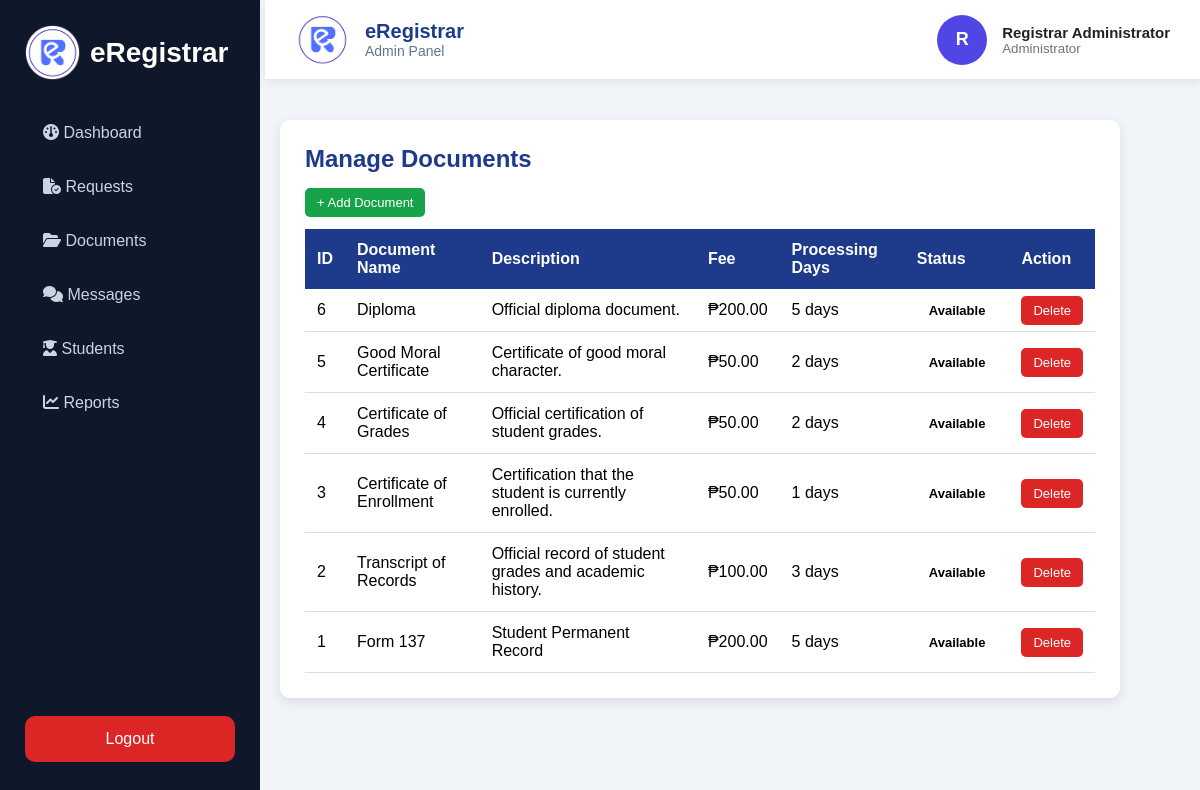
The app's page /admin/documents.php (signed in) with its own data.
### tables this page shows
CREATE TABLE `documents` (
  `document_id` int(11) NOT NULL,
  `document_name` varchar(100) NOT NULL,
  `description` text DEFAULT NULL,
  `fee` decimal(10,2) DEFAULT 0.00,
  `processing_days` int(11) DEFAULT 0,
  `requirements` text DEFAULT NULL,
  `status` enum('Available','Unavailable') DEFAULT 'Available',
  `created_at` timestamp NOT NULL DEFAULT current_timestamp()
);

### admin/documents.php (the view, shortened to what this page needs)
<?php
require_once __DIR__ . "/../includes/db.php";
$query = "SELECT * FROM documents ORDER BY document_id DESC";
$result = mysqli_query($conn,$query);
?>
<!DOCTYPE html>
<html>
<head>
<link rel="stylesheet" href="../assets/css/dashboard.css">
<link rel="stylesheet" href="../assets/css/admin.css">
</head>
<body>
<?php include("sidebar.php"); ?>
<div class="admin-content">
<?php include("header.php"); ?>
<div class="container">
<h2>Manage Documents</h2>
<a href="add_document.php" class="btn approve">
+ Add Document
</a>
<br><br>
<table>
<tr>
<th>ID</th>
<th>Document Name</th>
<th>Description</th>
<th>Fee</th>
<th>Processing Days</th>
<th>Status</th>
<th>Action</th>
</tr>
<?php while($row=mysqli_fetch_assoc($result)){ ?>
<tr>
<td>
<?php echo $row['document_id']; ?>
</td>
<td>
<?php echo htmlspecialchars($row['document_name']); ?>
</td>
<td>
<?php echo htmlspecialchars($row['description']); ?>
</td>
<td>
₱<?php echo number_format($row['fee'],2); ?>
</td>
<td>
<?php echo $row['processing_days']; ?> days
</td>
<td>
<span class="status
<?php echo strtolower($row['status']); ?>">
<?php echo $row['status']; ?>
</span>
</td>
<td>
<a class="btn reject"
href="delete_document.php?id=<?php echo $row['document_id']; ?>"
onclick="return confirm('Delete this document?')">
Delete
</a>
</td>
</tr>
<?php } ?>
</table>
</div>
</div>
</body>
</html>

### admin/sidebar.php
<link rel="stylesheet"
href="https://cdnjs.cloudflare.com/ajax/libs/font-awesome/6.5.1/css/all.min.css">
<div class="sidebar">
<div class="sidebar-brand">
        <h2>
            <img src="../assets/images/logosss.png" class="portal-logo">
            eRegistrar
        </h2>
</div>
<a href="dashboard.php">
    <i class="fa-solid fa-gauge"></i>
    <span>Dashboard</span>
</a>
<a href="requests.php">
    <i class="fa-solid fa-file-circle-check"></i>
    <span>Requests</span>
</a>
<a href="documents.php">
    <i class="fa-solid fa-folder-open"></i>
    <span>Documents</span>
</a>
<a href="messages.php">
    <i class="fa-solid fa-comments"></i>
    <span>Messages</span>
</a>
<a href="students.php">
    <i class="fa-solid fa-user-graduate"></i>
    <span>Students</span>
</a>
<a href="reports.php">
    <i class="fa-solid fa-chart-line"></i>
    <span>Reports</span>
</a>
<a href="../logout.php" class="logout">
Logout
</a>
</div>

### admin/header.php
<div class="admin-header">
    <div class="brand">
        <img src="../assets/images/logosss.png" alt="eRegistrar Logo" class="portal-logo">
        <div class="brand-text">
            <h2>eRegistrar</h2>
            <span>Admin Panel</span>
        </div>
    </div>
    <div class="header-right">
        <div class="student-info">
            <div class="avatar">
                <?= strtoupper(substr($_SESSION['fullname'], 0, 1)); ?>
            </div>
            <div class="student-name">
                <strong><?= htmlspecialchars($_SESSION['fullname']); ?></strong>
                <small>Administrator</small>
            </div>
        </div>
    </div>
</div>

### assets/css/dashboard.css (style rules this page uses)
.admin-header { display:flex; justify-content:space-between; align-items:center; background:#fff; padding:18px 30px; border-radius:15px; box-shadow:0 5px 20px rgba(0,0,0,.08); margin-bottom:25px; }
.brand { display:flex; align-items:center; gap:15px; }
.portal-logo { width:55px; height:55px; object-fit:contain; }
.brand-text { display:flex; flex-direction:column; }
.brand-text h2 { margin:0; font-size:24px; color:#1e3a8a; }
.brand-text span { color:#777; font-size:14px; }
.header-right { display:flex; align-items:center; gap:20px; }
.student-info { display:flex; align-items:center; gap:12px; }
.avatar { width:48px; height:48px; border-radius:50%; background:#2563eb; color:#fff; display:flex; align-items:center; justify-content:center; font-size:20px; font-weight:bold; }
.student-name { display:flex; flex-direction:column; }
.student-name strong { font-size:15px; color:#222; }
.student-name small { color:#777; }
* { margin:0; padding:0; box-sizing:border-box; font-family:Arial, Helvetica, sans-serif; }
body { background:#f4f7fb; }
.admin-content { margin-left:260px; padding:25px; min-height:100vh; }
.container { margin-top:25px; }

### assets/css/admin.css (style rules this page uses)
body { background: #f4f6f9; font-family: Arial, sans-serif; }
.container { width: 100%; margin: 40px auto; background: white; padding: 25px; border-radius: 10px; box-shadow: 0 4px 12px rgba(0,0,0,0.1); }
h2 { color: #1e3a8a; margin-bottom: 20px; }
table { width: 100%; border-collapse: collapse; }
table th { background: #1e3a8a; color: white; padding: 12px; text-align: left; }
table td { padding: 12px; border-bottom: 1px solid #ddd; }
.status { padding: 6px 12px; border-radius: 20px; font-size: 13px; font-weight: bold; }
.btn { padding: 7px 12px; text-decoration: none; border-radius: 5px; color: white; font-size: 13px; }
.approve { background: #16a34a; margin-right: 8px; }
.reject { background: #dc2626; }
.sidebar { position:fixed; left:0; top:0; width:260px; height:100vh; background:#0f172a; padding:25px; color:white; }
.sidebar h2 { display:flex; align-items:center; gap:10px; margin:0 0 30px 0; font-size:28px; color:white; }
.portal-logo { width:55px; height:55px; object-fit:contain; display:block; flex-shrink:0; }
.sidebar a { display:block; padding:14px 18px; color:#cbd5e1; text-decoration:none; border-radius:10px; margin-bottom:8px; font-size:16px; transition:.3s; }
.sidebar .logout { position:absolute; bottom:30px; width:210px; background:#dc2626; color:white; text-align:center; border-radius:10px; }
.admin-content { margin-left:200px; padding:80px; border-radius: 0px; }
* { box-sizing:border-box; }
body { margin:0; font-family:"Segoe UI",Arial,sans-serif; background:#f1f5f9; }
.admin-header { position:fixed; top:0; left:265px; right:0; height:80px; padding:0 30px; background:#fff; border-radius:0px; border-bottom:1px solid #e5e7eb; box-shadow:0 2px 10px rgba(0,0,0,.08); display:flex; justify-content:space-between; align-items:center; z-index:1000; }
.brand { display:flex; align-items:center; gap:15px; }
.portal-logo { width:55px; height:55px; object-fit:contain; }
.brand-text h2 { margin:0; color:#1e3a8a; font-size:20px; }
.brand-text span { color:#64748b; font-size:14px; }
.header-right { display:flex; align-items:center; }
.student-info { display:flex; align-items:center; gap:15px; }
.avatar { width:48px; height:48px; border-radius:50%; background:#4f46e5; color:#fff; display:flex; justify-content:center; align-items:center; font-weight:bold; }
.student-name { display:flex; flex-direction:column; }
.student-name small { color:#6b7280; }
::placeholder { color:#94a3b8; }
.avatar { width:50px; height:50px; border-radius:50%; background:#4f46e5; color:#fff; display:flex; justify-content:center; align-items:center; font-weight:bold; font-size:18px; }

### records on screen
documents: document_id "6", document_name "Diploma", description "Official diploma document.", fee "200.00", processing_days "5", status "Available"
documents: document_id "5", document_name "Good Moral Certificate", description "Certificate of good moral character.", fee "50.00", processing_days "2", status "Available"
documents: document_id "4", document_name "Certificate of Grades", description "Official certification of student grades.", fee "50.00", processing_days "2", status "Available"
documents: document_id "3", document_name "Certificate of Enrollment", description "Certification that the student is currently enrolled.", fee "50.00", processing_days "1", status "Available"
documents: document_id "2", document_name "Transcript of Records", description "Official record of student grades and academic history.", fee "100.00", processing_days "3", status "Available"
documents: document_id "1", document_name "Form 137", description "Student Permanent Record", fee "200.00", processing_days "5", status "Available"

### other values on screen
substr($_SESSION['fullname'], 0, 1) "R"
$_SESSION['fullname'] "Registrar Administrator"
